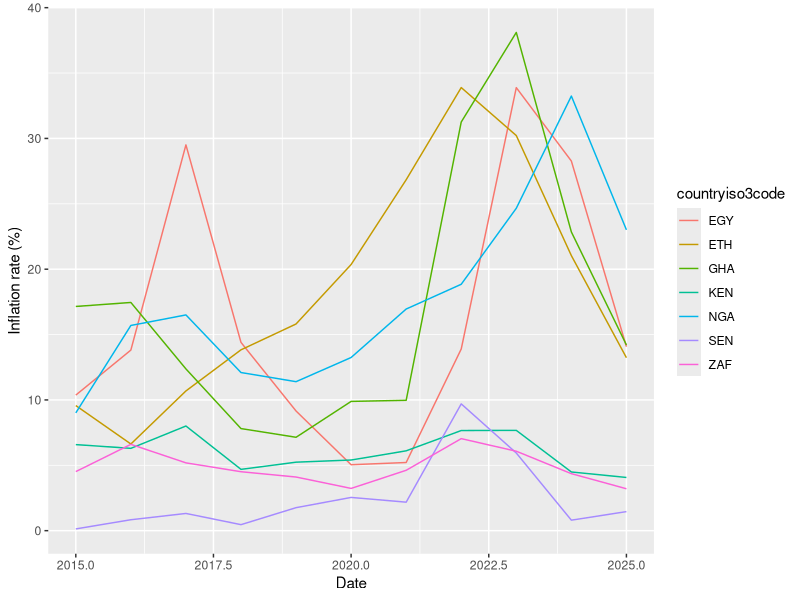
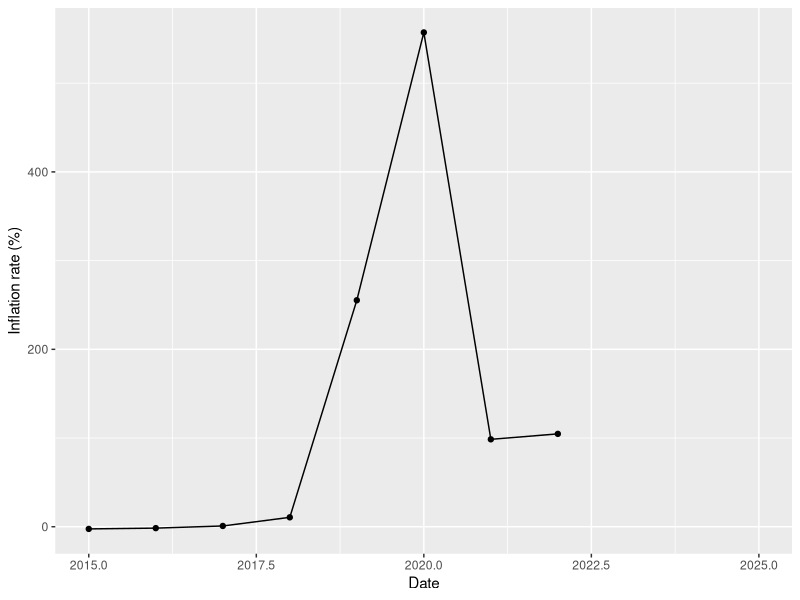
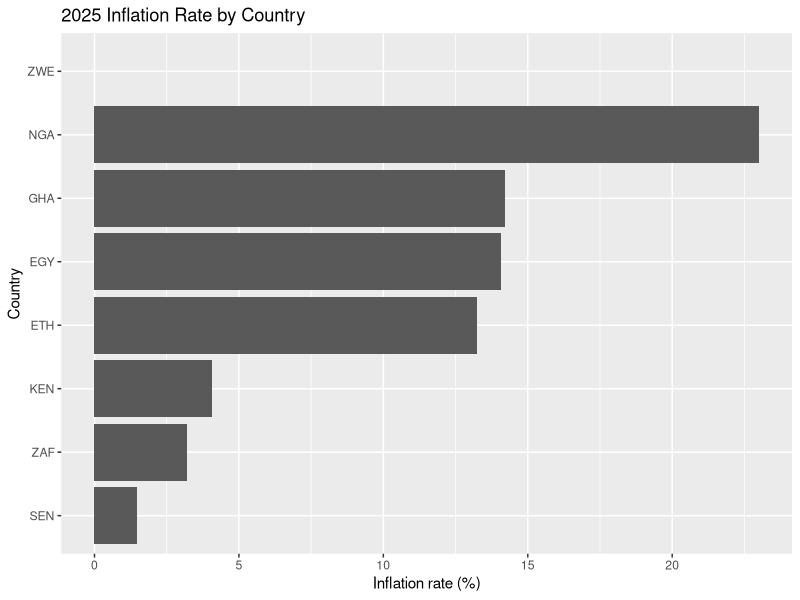
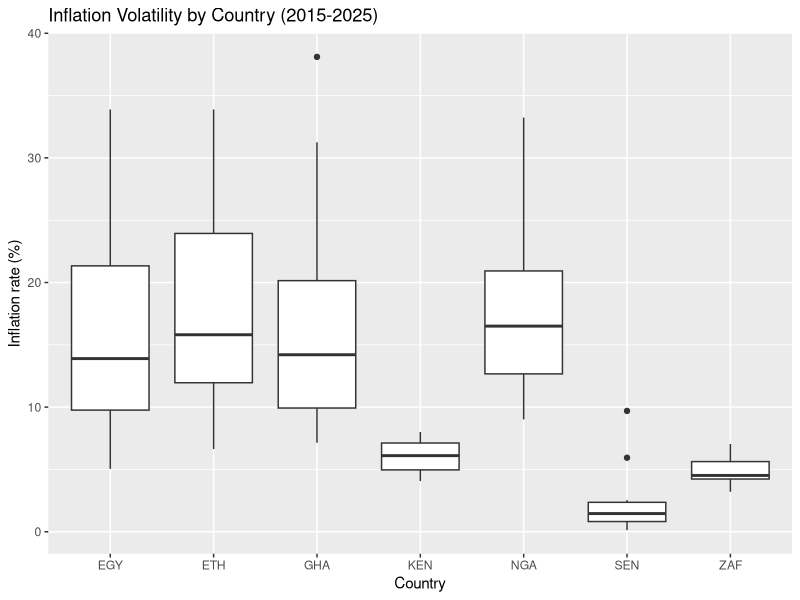

The R script that drew these images, in order:
## ---- chunk 1
library(dplyr)
library(ggplot2)

all_inflation_recent <- read.csv("data/inflation_africa_2015_2025.csv")
head(all_inflation_recent)
## ---- chunk 2
no_zimbabwe_inflation <- filter(all_inflation_recent, countryiso3code != "ZWE")

ggplot(no_zimbabwe_inflation, aes(x = date, y = value, colour = countryiso3code)) +
  geom_line() +
  labs(x = "Date", y = "Inflation rate (%)")
## ---- chunk 3
zimbabwe_only <- filter(all_inflation_recent, countryiso3code == "ZWE")

ggplot(zimbabwe_only, aes(x = date, y = value)) +
  geom_line() + geom_point() +
  labs(x = "Date", y = "Inflation rate (%)")
## ---- chunk 4
latest <- filter(all_inflation_recent, date == 2025)

ggplot(latest, aes(x = reorder(countryiso3code, value), y = value)) +
  geom_col() +
  coord_flip() +
  labs(x = "Country", y = "Inflation rate (%)", title = "2025 Inflation Rate by Country")
## ---- chunk 5
ggplot(no_zimbabwe_inflation, aes(x = countryiso3code, y = value)) +
  geom_boxplot() +
  labs(x = "Country", y = "Inflation rate (%)", title = "Inflation Volatility by Country (2015-2025)")
## ---- chunk 6
trend_results <- read.csv("data/inflation_trend_predictions.csv")
knitr::kable(trend_results, digits = 2, col.names = c("Country", "Slope (pts/year)", "R²", "Predicted 2028 (%)"))
